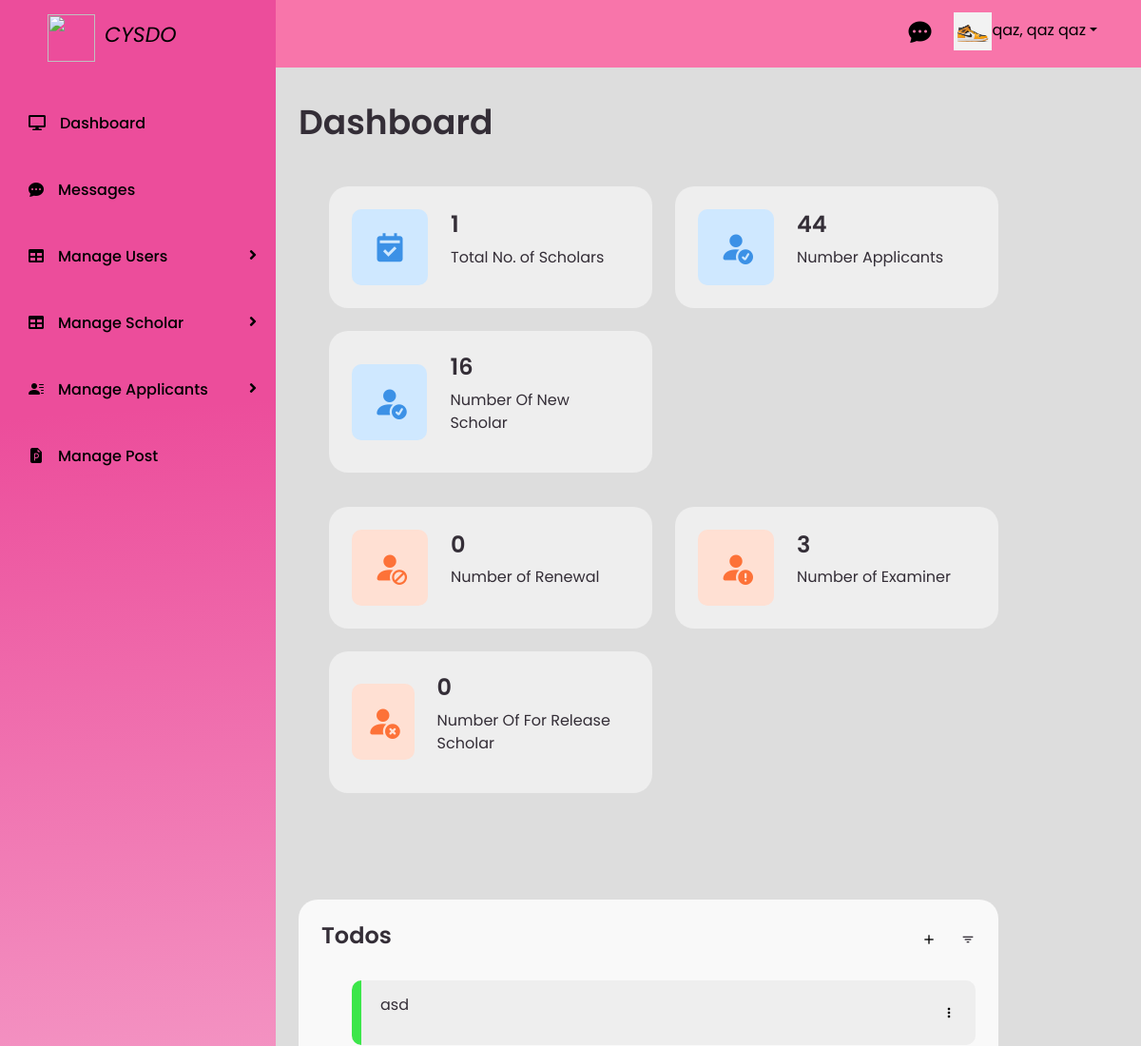
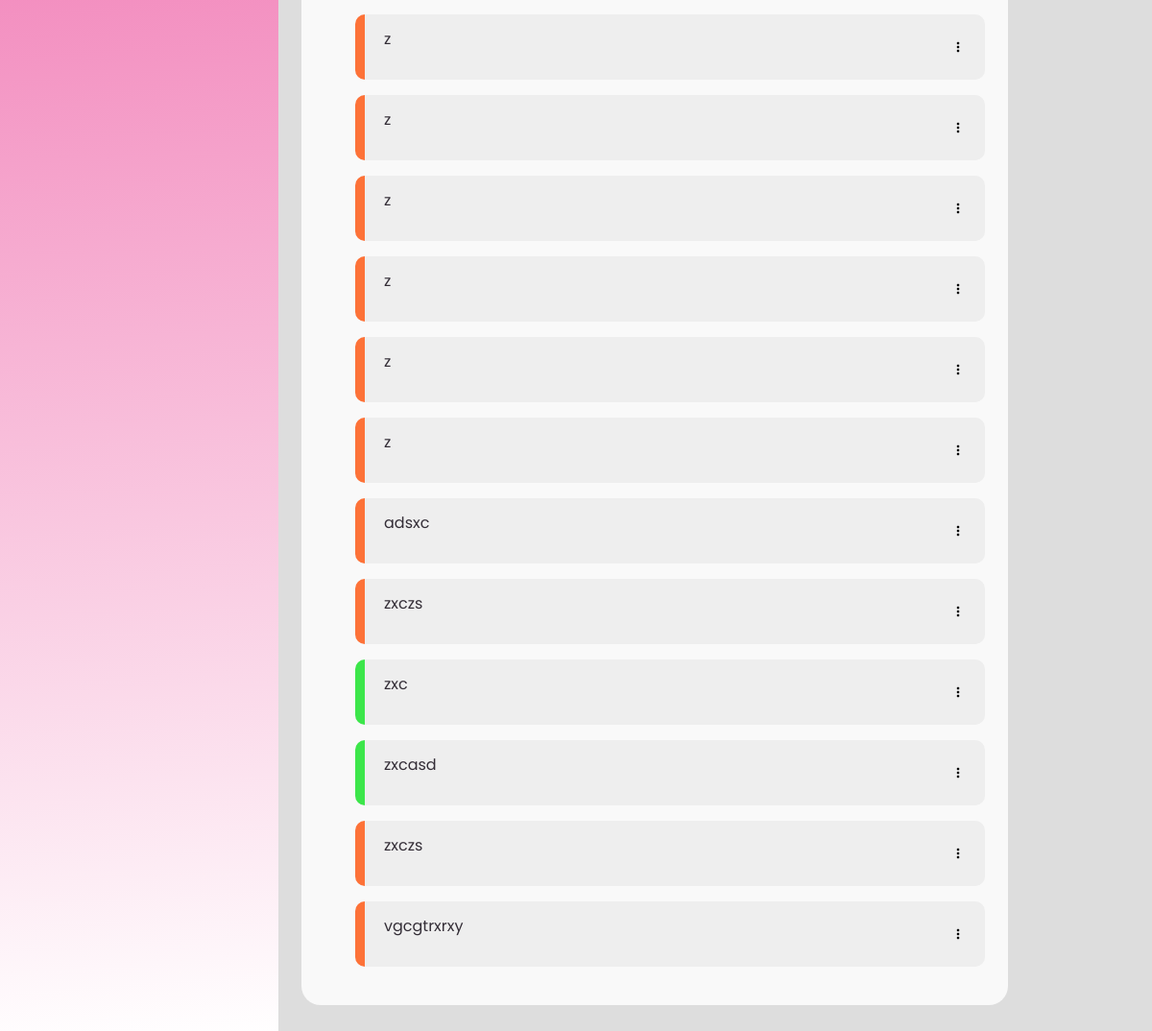
The app's page /pages/admin/adminHome.php (signed in) with its own data (2 pictures, top to bottom).
### tables this page shows
CREATE TABLE `todos` (
  `id` int(11) NOT NULL,
  `todo_text` varchar(255) NOT NULL,
  `completed` tinyint(1) DEFAULT 0,
  `created_at` timestamp NOT NULL DEFAULT current_timestamp()
);

### pages/admin/action/dashboardDb.php (called while the page is built)
<?php
include '../include/dbConnection.php';
$totalScholarQuery = "SELECT * FROM scholar";
$totalScholar = mysqli_query($conn, $totalScholarQuery);
$totalApplicantQuery = "SELECT * FROM registration";
$totalApplicant = mysqli_query($conn, $totalApplicantQuery);
$totalNewScholarQuery = "SELECT * FROM examination where requirements_status = 'Approve'";
$totalNewScholar = mysqli_query($conn, $totalNewScholarQuery);
$totalRenewalProcessQuery = "SELECT * FROM renewal_process";
$totalRenewalProcess = mysqli_query($conn, $totalRenewalProcessQuery);
$totalExaminerQuery = "SELECT * FROM registration_approval WHERE action_type = 'approve' AND exam_status IS NULL";
$totalExaminer = mysqli_query($conn, $totalExaminerQuery);
$totalReleaseQuery = "SELECT * FROM renewal_award";
$totalRelease = mysqli_query($conn, $totalReleaseQuery);

### pages/admin/adminHome.php (the view, shortened to what this page needs)
<html lang="en">
<head>
    <link href="https://cdn.jsdelivr.net/npm/bootstrap@5.3.0/dist/css/bootstrap.min.css" rel="stylesheet">
    <link rel="stylesheet" href="../../style/dashboard.css">
</head>
<body>
    <?php
    if ($_SESSION['role'] === 'admin') {
        include '../../assets/template/profileNav.php';
    } elseif ($_SESSION['role'] === 'staff') {
        include '../../assets/template/staffNavi.php';
    }
    ?>
    <section id="content" class="home-section">
        <?php
        include 'action/dashboardDb.php';
        if ($_SESSION['role'] === 'admin') {
        ?> <main>
                <div class="head-title">
                    <div class="left">
                        <h1>Dashboard</h1>
                    </div>
                </div>
                <ul class="box-info">
                    <li class="box-1">
                        <i class='bx bxs-calendar-check' id="bx-1"></i>
                        <span class="text">
                            <h3> <?php
                                    echo $totalScholar->num_rows;
                                    ?></h3>
                            <p>Total No. of Scholars</p>
                        </span>
                    </li>
                    <li class="box-4">
                        <i class="bx bx bi-person-fill-check" id="bx-1"></i>
                        <span class="text">
                            <h3><?php
                                echo $totalApplicant->num_rows;
                                ?></h3>
                            <p>Number Applicants</p>
                        </span>
                    </li>
                    <li class="box-4">
                        <i class="bx bx bi-person-fill-check" id="bx-1"></i>
                        <span class="text">
                            <h3><?php
                                echo $totalNewScholar->num_rows;
                                ?></h3>
                            <p>Number Of New Scholar</p>
                        </span>
                    </li>
                </ul>
                <ul class="box-info">
                    <li class="box-6">
                        <i class="bx bx bi-person-fill-slash" id="bx-2"></i>
                        <span class="text">
                            <h3><?php
                                echo $totalRenewalProcess->num_rows;
                                ?></h3>
                            <p>Number of Renewal</p>
                        </span>
                    </li>
                    <li class="box-3">
                        <i class="bx bx bi-person-fill-exclamation" id="bx-2"></i>
                        <span class="text">
                            <h3><?php
                                echo $totalExaminer->num_rows;
                                ?></h3>
                            <p>Number of Examiner</p>
                        </span>
                    </li>
                    <li class="box-5">
                        <i class="bx bx bi-person-fill-x" id="bx-2"></i>
                        <span class="text">
                            <h3><?php
                                echo $totalRelease->num_rows;
                                ?></h3>
                            <p>Number Of For Release Scholar</p>
                        </span>
                    </li>
                </ul>
            </main>
        <?php } ?>
        <main>
            <div class="table-data">
                <div class="todo">
                    <div class="head">
                        <h3>Todos</h3>
                        <a class="btnAddTodo bx bx-plus dropdown-toggle-split text-black" type="button" data-bs-target="#addTodo" data-bs-toggle="modal" data-bs-whatever="@addTo-do"></a>
                        <i class="bx bx-filter" onclick="toggleTodoList()"></i>
                    </div>
                    <ul class="todo-list">
                        <?php
                        $server = "localhost";
                        $username = "root";
                        $password = "";
                        $db = "cysdo";
                        $conn = new mysqli($server, $username, $password, $db);
                        $sql = "SELECT * FROM todos";
                        $result = $conn->query($sql);
                        if ($result->num_rows > 0) {
                            while ($row = $result->fetch_assoc()) {
                                $completed = $row['completed'] ? 'completed' : 'not-completed';
                                $todoId = $row['id'];
                                $todoText = $row['todo_text'];
                        ?>
                                <li class="<?php echo $completed; ?>" data-id="<?php echo $todoId; ?>">
                                    <p><?php echo $todoText; ?></p>
                                    <div class="dropdown-center">
                                        <a class="bx bx-dots-vertical-rounded text-black" type="button" data-bs-toggle="dropdown" aria-expanded="false">
                                        </a>
                                    </div>
                                </li>
                        <?php
                            }
                        } else {
                            echo "No todos found.";
                        }
                        ?>
                    </ul>
                </div>
            </div>
        </main>
    </section>
</body>
</html>

### assets/template/profileNav.php (shortened to what this page needs)
<?php
include '../include/dbConnection.php';
$adminId = $_SESSION['user'];
$sql = "SELECT * FROM admin WHERE full_name = '$adminId'";
$result = mysqli_query($conn, $sql);
if ($result) {
  if (mysqli_num_rows($result) > 0) {
    $row = mysqli_fetch_assoc($result);
    $imageData = $row['image'];
  } else {
    echo "No row found with the specified ID.";
  }
} else {
  echo "Error executing the query: " . mysqli_error($conn);
}
?>
<html lang="en" dir="ltr">
<head>
  <link rel="stylesheet" href="https://cdnjs.cloudflare.com/ajax/libs/font-awesome/5.15.1/css/all.min.css">
  <link rel="stylesheet" href="https://cdn.jsdelivr.net/npm/bootstrap-icons@1.10.5/font/bootstrap-icons.css">
  <link href='https://unpkg.com/boxicons@2.0.7/css/boxicons.min.css' rel='stylesheet'>
</head>
<body>
  <div class="navBar">
    <div class="messageBtn me-2">
      <a class="msgBtn bi bi-chat-dots-fill text-black fs-4" href="adminChat.php"></a>
    </div>
    <ul class="navProfile nav nav-pills justify-content-end">
      <li class="nav-item dropdown">
        <a class="nav-link dropdown-toggle text-black" data-bs-toggle="dropdown" href="#" role="button" aria-expanded="false"><img id="profileImage" src="../../uploads/admin/<?php echo $imageData ?>" style="height: 40px; width: 40px;"><?php echo $_SESSION['user']; ?></a>
      </li>
    </ul>
  </div>
  <div class="side-bar">
    <div>
      <a class="sideHead nav-link text-black" role="none" aria-expanded="false"><img src="../../assets/image/CysdoLogo.png" style="height: 50px; width: 50px;" class="sideLogo"><i class="caption">CYSDO</i></a>
    </div>
    <div class="menu">
      <div class="item fontWeight"><a href="adminHome.php"><i class="fas fa-desktop"></i>Dashboard</a></div>
      <div class="item fontWeight"><a href="chattingSystem.php"><i class="bi bi-chat-dots-fill"></i>Messages</a>
      </div>
      <div class="item">
        <a class="sub-btn fontWeight"><i class="fas fa-table"></i>Manage Users<i class="fas fa-angle-right dropdown"></i></a>
      </div>
      <div class="item">
        <a class="sub-btn fontWeight"><i class="fas fa-table"></i>Manage Scholar<i class="fas fa-angle-right dropdown"></i></a>
      </div>
      <div class="item">
        <a class="sub-btn fontWeight"><i class="bi bi-person-lines-fill"></i></i>Manage Applicants<i class="fas fa-angle-right dropdown"></i></a>
      </div>
      <div class="item fontWeight"><a href="postUpdate.php"><i class="bi bi-file-earmark-ppt-fill"></i>Manage Post</a>
      </div>
    </div>
  </div>
</body>
</html>

### style/dashboard.css (style rules this page uses)
* { margin: 0; padding: 0; box-sizing: border-box; }
a { text-decoration: none; }
li { list-style: none; }
:root { --poppins: 'Poppins', sans-serif; --lato: 'Lato', sans-serif; --light: #F9F9F9; --blue: #3C91E6; --green: #3ce64a; --light-blue: #CFE8FF; --grey: #eee; --dark-grey: #AAAAAA; --dark: #342E37; --red: #DB504A; --yellow: #FFCE26; --light-yellow: #FFF2C6; --orange: #FD7238; --light-orange: #FFE0D3; }
html { overflow-x: hidden; }
body { background: var(--grey); overflow-x: hidden; }
#content main { width: 100%; padding: 36px 24px; font-family: var(--poppins); padding-right: 100px; }
#content main .head-title { display: flex; align-items: center; justify-content: space-between; grid-gap: 16px; flex-wrap: wrap; }
#content main .head-title .left h1 { font-size: 36px; font-weight: 600; margin-bottom: 10px; color: var(--dark); }
#content main .box-info { display: grid; grid-template-columns: repeat(auto-fit, minmax(240px, 1fr)); grid-gap: 24px; margin-top: 36px; }
#content main .box-info li .bx { width: 80px; height: 80px; border-radius: 10px; font-size: 36px; display: flex; justify-content: center; align-items: center; }
#content main .box-info li .text h3 { font-size: 24px; font-weight: 600; color: var(--dark); }
#content main .box-info li .text p { color: var(--dark); }
#content main .table-data { display: flex; grid-gap: 24px; margin-top: 24px; width: 100%; color: var(--dark); }
#content main .table-data>div { border-radius: 20px; background: var(--light); padding: 24px; overflow-x: auto; }
#content main .table-data .head { display: flex; align-items: center; grid-gap: 16px; margin-bottom: 24px; }
#content main .table-data .head h3 { margin-right: auto; font-size: 24px; font-weight: 600; }
#content main .table-data .head .bx { cursor: pointer; }
#content main .table-data .todo { flex-grow: 1; flex-basis: 300px; }
#content main .table-data .todo .todo-list { width: 100%; }
#content main .table-data .todo .todo-list li { width: 100%; margin-bottom: 16px; background: var(--grey); border-radius: 10px; padding: 14px 20px; display: flex; justify-content: space-between; align-items: center; }
#content main .table-data .todo .todo-list li .bx { cursor: pointer; }
#content main .table-data .todo .todo-list li.completed { border-left: 10px solid var(--green); }
#content main .table-data .todo .todo-list li.not-completed { border-left: 10px solid var(--orange); }
#content main .table-data .todo .todo-list li:last-child { margin-bottom: 0; }

### pages/admin/adminHome.php (style rules this page uses)
#content main .box-info li { padding: 24px; background: #eee; border-radius: 20px; display: flex; align-items: center; grid-gap: 24px; }
#content main .box-info #bx-1 { background: #CFE8FF; color: #3C91E6; }
#content main .box-info #bx-2 { background: #FFE0D3; color: #FD7238; }

### assets/template/profileNav.php (style rules this page uses)
* { margin: 0; padding: 0; box-sizing: border-box; font-family: "Poppins", sans-serif; }
body { background-color: #ddd; background-size: cover; background-position: center; }
.side-bar { background: rgb(255, 255, 255); background: linear-gradient(356deg, rgba(255, 255, 255, 1) 0%, rgba(236, 77, 155, 1)80%); position: fixed; width: 290px; height: 100%; top: 0; overflow-y: auto; }
.navBar { background: #F875AA; margin-top: -25px; padding-top: 30px; padding-bottom: 10px; position: relative; justify-content: end; }
.navProfile { margin-right: 30px; }
.side-bar .menu { width: 100%; margin-top: 30px; }
.side-bar .menu .item { position: relative; cursor: pointer; }
.side-bar .menu .item a { color: #000; font-size: 16px; text-decoration: none; display: block; padding: 5px 30px; line-height: 60px; }
.side-bar .menu .item i { margin-right: 15px; }
.side-bar .menu .item a .dropdown { position: absolute; right: 0; margin: 20px; transition: 0.3s ease; }
.caption { margin-top: 20px; margin-left: 10px; font-size: 22px; }
.sideLogo { margin-left: 20px; }
.sideHead { margin-top: 15px; margin-left: 30px; }
.home-section { position: relative; background: #ddd; margin-left: 20px; left: 270px; width: calc(100% - 290px); transition: all 0.5s ease; padding-right: 50px; }
.fontWeight { font-weight: 500; }

### records on screen
todos: todo_text "asd"
todos: todo_text "z"
todos: todo_text "z"
todos: todo_text "z"
todos: todo_text "z"
todos: todo_text "z"
todos: todo_text "z"
todos: todo_text "adsxc"
todos: todo_text "zxczs"
todos: todo_text "zxc"
todos: todo_text "zxcasd"
todos: todo_text "zxczs"
todos: todo_text "vgcgtrxrxy"

### other values on screen
$_SESSION['user'] "qaz, qaz qaz"
$totalScholar->num_rows "1"
$totalApplicant->num_rows "44"
$totalNewScholar->num_rows "16"
$totalRenewalProcess->num_rows "0"
$totalExaminer->num_rows "3"
$totalRelease->num_rows "0"
